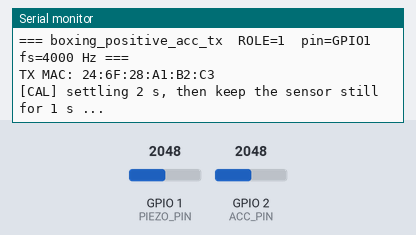
Recording of a sketch running on a simulated ESP32-S3. On the bench: the last lines printed to the serial monitor. The test bench sets the inputs (shaded band); at power-on: GPIO 1 (PIEZO_PIN) = 2048, GPIO 2 (ACC_PIN) = 2048 (analog values on the 0–4095 scale).

Above: at 1.7 s.
1.8 s: GPIO 1 (PIEZO_PIN) set to 2866
At 4.5 s:
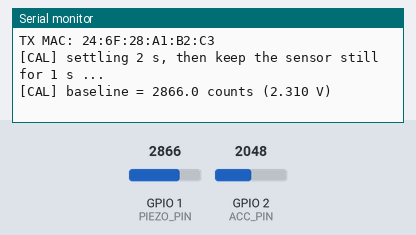
4.8 s: GPIO 2 (ACC_PIN) set to 2866
At 6.3 s:
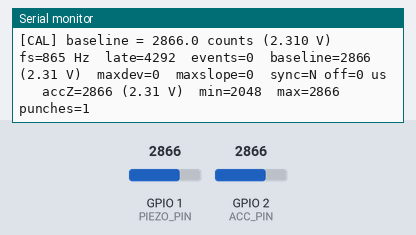

Measured:
- after the input at 1.8 s, the serial monitor: prints a new line after 1.7 s (image 1)
- after the input at 4.8 s, the serial monitor: prints a new line after 0.71 s (image 2)

The sketch:

boxing_positive_acc_tx.ino
```cpp
/*
 * boxing_positive_acc_tx.ino — 拳击计分 sender（手套 / 头盔 共用同一份固件）
 * =====================================================================
 * 每块板子只改「配置区」的 ROLE（和必要时的 PIEZO_PIN）。
 *
 * 做的事：
 *   1. 4 kHz 定时采样 1 路压电（替代原来 loop 里能跑多快跑多快的 ~585 Hz）
 *   2. 本地事件检测：|偏离基线| >= TRIG 且 斜率 >= SLOPE_TRIG 记为 onset（斜率门限挡住工频纹波和
 *      饱和后的慢恢复尾巴），之后 PEAK_WIN 内找峰值和最大斜率，
 *      然后 REFRACT 死区（吃掉压电振铃/回弹），只把「事件包」发给 receiver
 *   3. 接收 receiver 每 100 ms 广播的同步信标，把本地 micros() 换算到 receiver 时基，
 *      所以手套和头盔的 onset 时间可以直接相减
 *   4. 另外发一路 500 Hz 抽稀波形（保峰抽稀），只用于 Python 画图和调阈值
 *
 * 引脚：压电必须接 ADC1（ESP32-S3: GPIO1–10；C3: GPIO0–4）。ADC2 和 WiFi 冲突。
 * 依赖：arduino-esp32 core（2.x / 3.x 都可，接收回调签名已做兼容）
 */

#include <esp_now.h>
#include <WiFi.h>
#include <esp_wifi.h>

// ======================= 配置区（每块板子改这里） =======================
#define ROLE 1                      // 1 = 手套（攻击方）, 2 = 头盔（被攻击方）
uint8_t receiverMac[] = {0x58, 0xE6, 0xC5, 0x68, 0x89, 0x44};   // 新 receiver 58:E6:C5:68:89:44
const int PIEZO_PIN    = 1;
const int WIFI_CHANNEL = 1;

// ----- 采样 -----
const uint32_t FS_HZ     = 4000;
const uint32_t PERIOD_US = 1000000UL / FS_HZ;
const int      SMOOTH_N  = 4;       // 滑动平均（4 点 @4 kHz = 1 ms），只压 ADC 噪声

// ----- 检测（单位：ADC counts，12 bit，3.3 V 满量程 ≈ 0.8 mV/count） -----
const int      TRIG        = 600;   // 幅值门限（≈0.48 V），静止时 maxdev 的 2~3 倍以上
const int      SLOPE_TRIG  = 400;   // 斜率门限（counts/ms ≈ 0.32 V/ms）。实测：空挥 jab 时手套压电惯性信号最陡 ≈0.23 V/ms，真实接触 ≈1 V/ms
const int      POLARITY    = +1;    // +1 只认上峰（当前设定）；-1 只认下峰；0 双向
const uint32_t PEAK_WIN_US = 20000; // onset 后 20 ms 内找峰
const uint32_t REFRACT_US  = 150000;// 事件后 150 ms 死区（盖住饱和振荡）
const float    BL_TAU_S    = 1.0f;  // 基线跟踪时间常数（IDLE 时一直跟踪，不再要求 |dev| 很小）
const uint32_t SETTLE_US   = 2000000; // 上电后先等 2 s 让 shift 电路的耦合电容充好
const uint32_t CALIB_US    = 1000000; // 再用 1 s 标定基线（保持静止）

// ----- 波形流（仅显示用） -----
const int DECIM = 8;                // 4 kHz / 8 = 500 Hz
#define WAVE_N 50                   // 每包 50 点 → 每 sender 10 包/s

// ----- 加速度计 Z 轴（仅手套板 ROLE 1 启用）：检测「出拳」事件，供 Python 判 MISS -----
const bool ACC_ENABLED = (ROLE == 1);
const int  ACC_PIN     = 2;         // Z-OUT → GPIO2（ADC1）
const int  ACC_SUB     = 4;         // 每 4 个压电采样读一次 → 1 kHz
const int  ACC_DECIM   = 4;         // 4 点平均 → 250 Hz 波形（ADXL335 带宽约 50 Hz，足够）
#define    ACC_ROLE      5          // 波形/事件包里用 role=5 表示「手套加速度」
// 阈值来自 2026-11-07 实测（250 Hz 平均后）：
//   慢动/护头/晃手：动态加速度 ≤ 0.96 g，变化率 ≤ 39 g/s；空挥 jab：+3.8 ~ +5.7 g，变化率 ~200+ g/s
const int      ACC_TRIG    = 614;   // 1.5 g（≈409.5 counts/g）
const int      ACC_STEP    = 98;    // 60 g/s × 4 ms ≈ 0.24 g / 每个 250 Hz 点
const float    ACC_BL_TAU  = 0.3f;  // 动态基线（去重力、去慢动）
const uint32_t ACC_REFRACT_US = 400000;  // 一次出拳 400 ms 内只记一次
// =======================================================================

// ---------- 包格式（必须和 boxing_rx.ino 完全一致） ----------
enum : uint8_t { PKT_SYNC = 0xA1, PKT_EVENT = 0xA2, PKT_WAVE = 0xA3 };

typedef struct __attribute__((packed)) {
  uint8_t  type;
  uint32_t rx_us;                   // receiver 发出信标时的 micros()
} SyncPkt;

typedef struct __attribute__((packed)) {
  uint8_t  type, role;
  uint16_t seq;
  uint32_t onset_us;                // receiver 时基
  uint32_t peak_us;                 // receiver 时基
  int16_t  peak;                    // 带符号峰值（counts，相对基线）
  uint16_t slope;                   // 最大斜率（counts/ms）
  uint16_t n_above;                 // 窗口内超阈值的采样点数
  uint8_t  synced;                  // 1 = 已收到过同步信标
} EventPkt;

typedef struct __attribute__((packed)) {
  uint8_t  type, role;
  uint16_t seq;
  uint32_t t0_us;                   // receiver 时基
  uint16_t dt_us;
  uint16_t baseline;
  int16_t  v[WAVE_N];               // 相对基线（counts）
} WavePkt;

// ---------- 时钟同步 ----------
#define SYNC_HIST 10
volatile int32_t clk_offset = 0;    // receiver_time ≈ local_time + clk_offset
volatile bool    synced     = false;
int32_t off_hist[SYNC_HIST];
int     off_n = 0, off_i = 0;

#if ESP_IDF_VERSION_MAJOR >= 5
void onRecv(const esp_now_recv_info_t* info, const uint8_t* data, int len) {
#else
void onRecv(const uint8_t* mac, const uint8_t* data, int len) {
#endif
  uint32_t now = micros();
  if (len != (int)sizeof(SyncPkt) || data[0] != PKT_SYNC) return;
  SyncPkt s;
  memcpy(&s, data, sizeof(s));
  // o = 真实偏移 - 单向延迟。取最近 10 次的最大值 = 延迟最小的那次，最接近真实偏移。
  // 两个 sender 的最小延迟基本相同，残差在相减时抵消。
  off_hist[off_i] = (int32_t)(s.rx_us - now);
  off_i = (off_i + 1) % SYNC_HIST;
  if (off_n < SYNC_HIST) off_n++;
  int32_t best = off_hist[0];
  for (int i = 1; i < off_n; i++) if (off_hist[i] > best) best = off_hist[i];
  clk_offset = best;
  synced = true;
}

// ---------- 检测状态 ----------
enum State { ST_CALIB, ST_IDLE, ST_ACTIVE, ST_REFRACT };
State st = ST_CALIB;

float    baseline = 0;
double   calib_sum = 0;
uint32_t calib_n = 0, t_calib0 = 0, t_boot = 0;
bool     boot_set = false;
const float bl_alpha = ((float)PERIOD_US / 1e6f) / BL_TAU_S;

uint32_t ev_onset = 0, ev_peak_t = 0, ev_end = 0;
float    ev_peak = 0, ev_slope = 0;
uint16_t ev_nabove = 0, ev_seq = 0;
float    prev_dev = 0;

int      sm_buf[SMOOTH_N];
long     sm_sum = 0;
int      sm_i = 0;
bool     sm_init = false;

WavePkt  wave;

WavePkt  accWave;
int      acc_k = 0, acc_dec_k = 0, acc_wave_i = 0;
long     acc_sum = 0;
uint32_t acc_block_t = 0;
uint16_t acc_seq = 0;
int      acc_last = 0, acc_min_win = 4095, acc_max_win = 0;
float    acc_bl = 0, acc_prev = 0;
bool     acc_bl_init = false;
uint32_t acc_refract_until = 0;
uint16_t acc_ev_seq = 0;
uint32_t n_punch = 0;
int      wave_i = 0, dec_k = 0;
float    dec_best = 0;
uint32_t block_t = 0;
uint16_t wave_seq = 0;

// ---------- 统计 ----------
uint32_t n_samples = 0, n_late = 0, n_events = 0;
float    maxdev_win = 0, maxslope_win = 0;

static inline int16_t clamp16(float v) {
  if (v > 32767) return 32767;
  if (v < -32768) return -32768;
  return (int16_t)v;
}

void sendEvent() {
  EventPkt e;
  int32_t off = clk_offset;
  e.type     = PKT_EVENT;
  e.role     = ROLE;
  e.seq      = ev_seq++;
  e.onset_us = ev_onset + off;
  e.peak_us  = ev_peak_t + off;
  e.peak     = clamp16(ev_peak);
  e.slope    = (uint16_t)min(ev_slope, 65535.0f);
  e.n_above  = ev_nabove;
  e.synced   = synced ? 1 : 0;
  // 事件包是关键数据：同一 seq 连发两次，receiver 去重
  esp_now_send(receiverMac, (uint8_t*)&e, sizeof(e));
  esp_now_send(receiverMac, (uint8_t*)&e, sizeof(e));
  n_events++;
}

void pushWave(float dev, uint32_t t) {
  if (dec_k == 0) block_t = t;
  if (fabsf(dev) > fabsf(dec_best)) dec_best = dev;   // 保峰抽稀：块内取 |dev| 最大的点
  if (++dec_k < DECIM) return;
  if (wave_i == 0) wave.t0_us = block_t;
  wave.v[wave_i++] = clamp16(dec_best);
  dec_k = 0;
  dec_best = 0;
  if (wave_i == WAVE_N) {
    wave.type     = PKT_WAVE;
    wave.role     = ROLE;
    wave.seq      = wave_seq++;
    wave.t0_us   += clk_offset;
    wave.dt_us    = DECIM * PERIOD_US;
    wave.baseline = (uint16_t)baseline;
    esp_now_send(receiverMac, (uint8_t*)&wave, sizeof(wave));
    wave_i = 0;
  }
}

// 加速度：发原始值（相对 2048 的偏移，baseline 固定 2048），方便 Python 还原成 g
void sampleAcc(uint32_t t) {
  int r = analogRead(ACC_PIN);
  acc_last = r;
  if (r < acc_min_win) acc_min_win = r;
  if (r > acc_max_win) acc_max_win = r;
  if (acc_dec_k == 0) { acc_block_t = t; acc_sum = 0; }
  acc_sum += r;
  if (++acc_dec_k < ACC_DECIM) return;
  acc_dec_k = 0;
  float avg = (float)acc_sum / ACC_DECIM;

  // ---- 出拳检测（在 250 Hz 平均值上做，和实测分析一致） ----
  if (!acc_bl_init) { acc_bl = avg; acc_prev = avg; acc_bl_init = true; }
  float d    = avg - acc_bl;
  float step = avg - acc_prev;
  acc_prev = avg;
  bool in_refract = (int32_t)(acc_block_t - acc_refract_until) < 0;
  if (!in_refract) {
    acc_bl += ((ACC_SUB * ACC_DECIM * PERIOD_US) / 1e6f / ACC_BL_TAU) * d;   // 出拳期间冻结基线
    if (d >= ACC_TRIG && step >= ACC_STEP) {
      EventPkt e;
      int32_t off = clk_offset;
      e.type     = PKT_EVENT;
      e.role     = ACC_ROLE;
      e.seq      = acc_ev_seq++;
      e.onset_us = acc_block_t + off;
      e.peak_us  = acc_block_t + off;
      e.peak     = clamp16(d);
      e.slope    = (uint16_t)max(0.0f, step / 4.0f);       // counts/ms
      e.n_above  = 0;
      e.synced   = synced ? 1 : 0;
      esp_now_send(receiverMac, (uint8_t*)&e, sizeof(e));
      esp_now_send(receiverMac, (uint8_t*)&e, sizeof(e));
      acc_refract_until = acc_block_t + ACC_REFRACT_US;
      n_punch++;
    }
  }

  if (acc_wave_i == 0) accWave.t0_us = acc_block_t;
  accWave.v[acc_wave_i++] = (int16_t)(avg - 2048);
  if (acc_wave_i == WAVE_N) {
    accWave.type     = PKT_WAVE;
    accWave.role     = ACC_ROLE;
    accWave.seq      = acc_seq++;
    accWave.t0_us   += clk_offset;
    accWave.dt_us    = ACC_SUB * ACC_DECIM * PERIOD_US;
    accWave.baseline = 2048;
    esp_now_send(receiverMac, (uint8_t*)&accWave, sizeof(accWave));
    acc_wave_i = 0;
  }
}

void setup() {
  Serial.begin(115200);
  delay(500);
  Serial.printf("=== boxing_positive_acc_tx  ROLE=%d  pin=GPIO%d  fs=%lu Hz ===\n",
                ROLE, PIEZO_PIN, (unsigned long)FS_HZ);

  analogReadResolution(12);
  analogSetAttenuation(ADC_11db);

  WiFi.mode(WIFI_STA);
  WiFi.disconnect();
  esp_wifi_set_channel(WIFI_CHANNEL, WIFI_SECOND_CHAN_NONE);
  Serial.print("TX MAC: ");
  Serial.println(WiFi.macAddress());

  if (esp_now_init() != ESP_OK) {
    Serial.println("[ERROR] ESP-NOW init failed");
    while (true) delay(1000);
  }
  esp_now_register_recv_cb(onRecv);

  esp_now_peer_info_t peer = {};
  memcpy(peer.peer_addr, receiverMac, 6);
  peer.channel = WIFI_CHANNEL;
  peer.encrypt = false;
  if (esp_now_add_peer(&peer) != ESP_OK) {
    Serial.println("[ERROR] add peer failed");
    while (true) delay(1000);
  }
  Serial.println("[CAL] settling 2 s, then keep the sensor still for 1 s ...");
}

void loop() {
  static uint32_t t_next = micros();
  static uint32_t t_report = millis();

  // ---- 定时采样（忙等，loop 跑在 core 1，WiFi 在 core 0） ----
  while ((int32_t)(micros() - t_next) < 0) { }
  uint32_t t = t_next;
  t_next += PERIOD_US;
  if ((int32_t)(micros() - t_next) > (int32_t)PERIOD_US) {   // 落后超过一个周期
    n_late++;
    t_next = micros() + PERIOD_US;
  }

  int raw = analogRead(PIEZO_PIN);
  n_samples++;

  // ---- 滑动平均 ----
  if (!sm_init) {
    for (int i = 0; i < SMOOTH_N; i++) sm_buf[i] = raw;
    sm_sum = (long)raw * SMOOTH_N;
    sm_init = true;
  }
  sm_sum += raw - sm_buf[sm_i];
  sm_buf[sm_i] = raw;
  sm_i = (sm_i + 1) % SMOOTH_N;
  float x = (float)sm_sum / SMOOTH_N;

  // ---- 标定 ----
  if (st == ST_CALIB) {
    if (!boot_set) { t_boot = t; boot_set = true; }
    if (t - t_boot < SETTLE_US) return;          // 等 shift 电路稳定
    if (calib_n == 0) t_calib0 = t;
    calib_sum += x;
    calib_n++;
    if (t - t_calib0 >= CALIB_US) {
      baseline = calib_sum / calib_n;
      st = ST_IDLE;
      Serial.printf("[CAL] baseline = %.1f counts (%.3f V)\n", baseline, baseline * 3.3f / 4095.0f);
    }
    return;
  }

  // ---- 检测 ----
  float dev   = x - baseline;
  float a     = fabsf(dev);
  float dslope = (dev - prev_dev) * (FS_HZ / 1000.0f);        // 带符号斜率 counts/ms
  float slope  = fabsf(dslope);
  prev_dev = dev;
  bool pol_ok = (POLARITY == 0) || (POLARITY > 0 ? dev > 0 : dev < 0);
  // 触发用的方向斜率：只认上峰时必须是上升沿，下降沿（包括下峰之后的回弹）不触发
  float trig_slope = (POLARITY == 0) ? slope : dslope * POLARITY;
  if (a > maxdev_win) maxdev_win = a;
  if (slope > maxslope_win) maxslope_win = slope;

  switch (st) {
    case ST_IDLE:
      baseline += bl_alpha * dev;                 // 一直慢跟踪：初始偏差几秒内自动收敛
      if (a >= TRIG && trig_slope >= SLOPE_TRIG && pol_ok) {
        st = ST_ACTIVE;
        ev_onset = t; ev_peak = dev; ev_peak_t = t; ev_slope = slope; ev_nabove = 1;
      }
      break;
    case ST_ACTIVE:
      if (pol_ok && a > fabsf(ev_peak)) { ev_peak = dev; ev_peak_t = t; }
      if (slope > ev_slope) ev_slope = slope;
      if (a >= TRIG && pol_ok) ev_nabove++;
      if (t - ev_onset >= PEAK_WIN_US) {
        sendEvent();
        st = ST_REFRACT;
        ev_end = t;
      }
      break;
    case ST_REFRACT:
      if (t - ev_end >= REFRACT_US) st = ST_IDLE;
      break;
    default:
      break;
  }

  pushWave(dev, t);
  if (ACC_ENABLED && ++acc_k >= ACC_SUB) { acc_k = 0; sampleAcc(t); }

  // ---- 每 5 s 打印状态：静止时的 maxdev / maxslope ×2~3 作为 TRIG / SLOPE_TRIG 的下限 ----
  if (millis() - t_report >= 5000) {
    float secs = (millis() - t_report) / 1000.0f;
    Serial.printf("fs=%.0f Hz  late=%lu  events=%lu  baseline=%.0f (%.2f V)  maxdev=%.0f  maxslope=%.0f  sync=%s off=%ld us\n",
                  n_samples / secs, (unsigned long)n_late, (unsigned long)n_events,
                  baseline, baseline * 3.3f / 4095.0f, maxdev_win, maxslope_win,
                  synced ? "Y" : "N", (long)clk_offset);
    if (ACC_ENABLED) {
      // ADXL335 @3.3 V：0 g ≈ 1.65 V，约 0.33 V/g。拳头朝前静止时 accZ 应在 1.65 V 附近
      Serial.printf("   accZ=%d (%.2f V)  min=%d  max=%d  punches=%lu\n", acc_last, acc_last * 3.3f / 4095.0f,
                    acc_min_win, acc_max_win, (unsigned long)n_punch);
      acc_min_win = 4095; acc_max_win = 0;
    }
    t_report = millis();
    n_samples = 0;
    maxdev_win = 0;
    maxslope_win = 0;
  }
}
```
